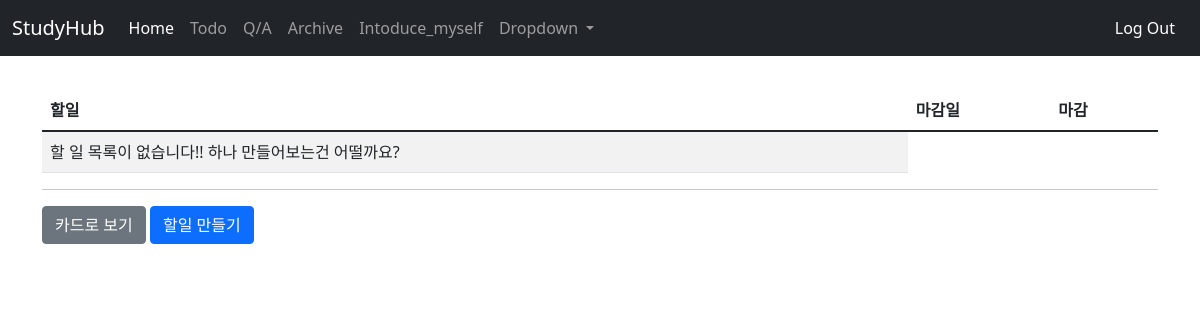
The page /todo/list/ (signed in) on the database as committed earlier.
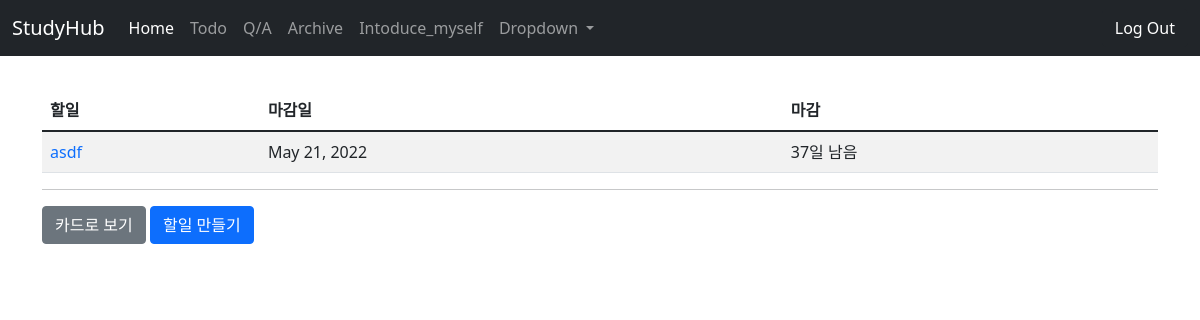
The same page on the database as committed later.
### todo/models.py (models this page shows, shortened)
class TodoList(models.Model):
    name = models.CharField(max_length=40, verbose_name="할일")
    description = models.TextField(max_length=200, verbose_name="내용")
    date_created = models.DateField(auto_now_add=True, verbose_name="작성일")
    date_deadline = models.DateField(verbose_name="마감일")
    image = models.ImageField(null=True, blank=True, upload_to="", verbose_name='이미지')
    file = models.FileField(null=True, blank=True, upload_to="uploads/", verbose_name='파일')
    author = models.ForeignKey(User, on_delete=models.CASCADE, name='author')
    def remaining_days(self):
        delta = self.date_deadline - date.today()
        days = delta.days
        if days > 0:
            return f'{days}일 남음'
        elif days == 0:
            return '오늘까지!!'
        else:
            days = abs(days)
            return f'{days}일 지남'

### todo/views.py (the view)
# urls.py: path('list/', TodoListView.as_view(), name='list'),
class TodoListView(LoginRequiredMixin, ListView):
    model = TodoList
    template_name = 'todo/todo_list.html'
    context_object_name = 'todo_list'
    login_url='common:login'
    def get_queryset(self):
        return TodoList.objects.filter(author=self.request.user)

### todo/templates/todo/todo_list.html (shortened to what this page needs)
{%extends 'base.html' %}
{% block content %}
<div class="container">
    <table class="table table-striped">
        <thead>
            <tr>
                <th>할일</th>
                <th>마감일</th>
                <th>마감</th>
            </tr>
        </thead>
        <tbody>
            {% if todo_list %}
            {%for todo in todo_list %}
            <tr>
                <td><a href="{% url 'todo:detail' todo.id %}" class="text-decoration-none">{{ todo.name }}</td>
                <td>{{ todo.date_deadline}}</td>
                <td>{{ todo.remaining_days}}</td>
            </tr>
            {% endfor%}
            {% else %}
            <td>할 일 목록이 없습니다!! 하나 만들어보는건 어떨까요?</td>
            {% endif %}
        </tbody>
    </table>
    <hr/>
    <a class="btn btn-secondary pull-right" href="{% url 'todo:index' %}">카드로 보기</a>
    <a href="{% url 'todo:create' %}" class="btn btn-primary" type="button" >할일 만들기</a>
    <div class="text-center"></div></div>
{% endblock %}

Rows that differ between the two databases and show on the page:
added TodoList: name "asdf", date_deadline "May 21, 2022", remaining_days "37일 남음"
Other text that changed with them:
text no longer shown: "할 일 목록이 없습니다!! 하나 만들어보는건 어떨까요?"
